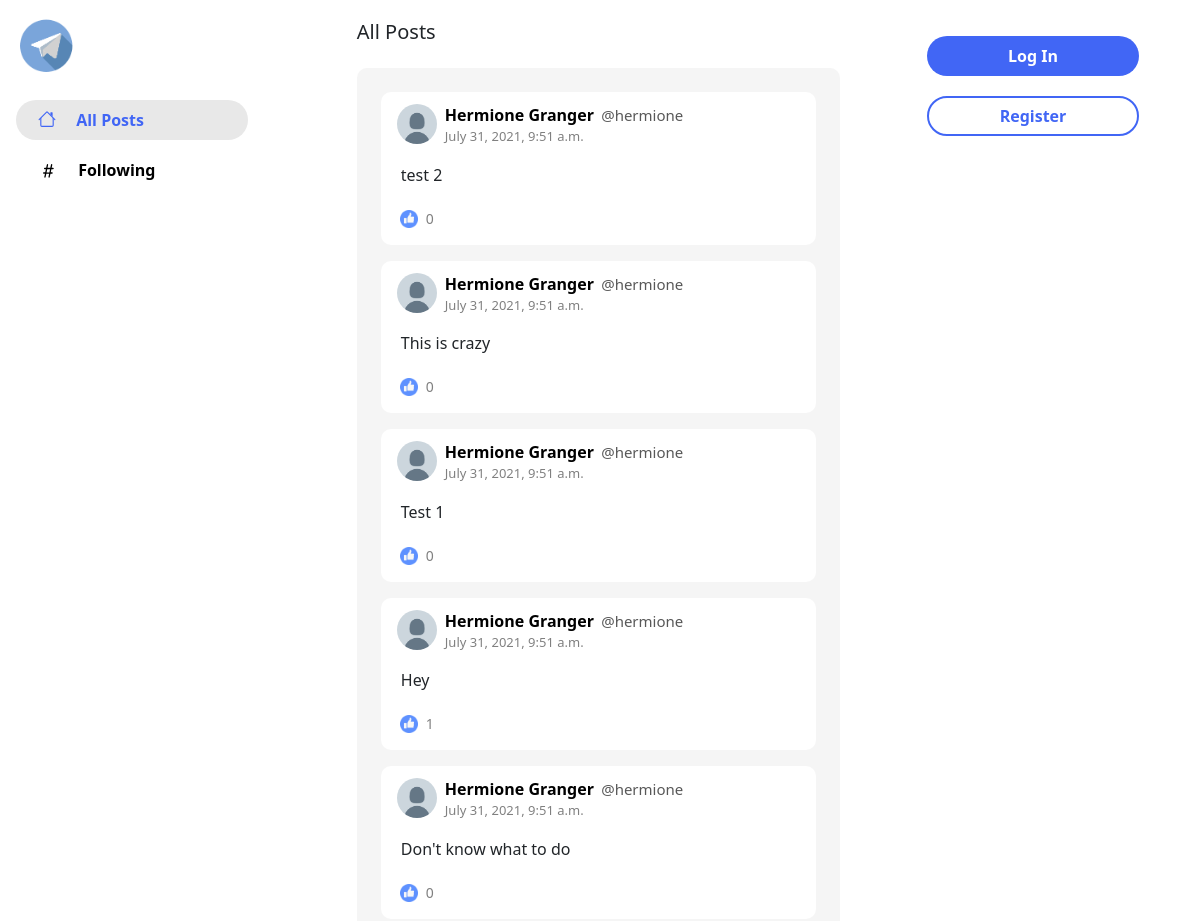
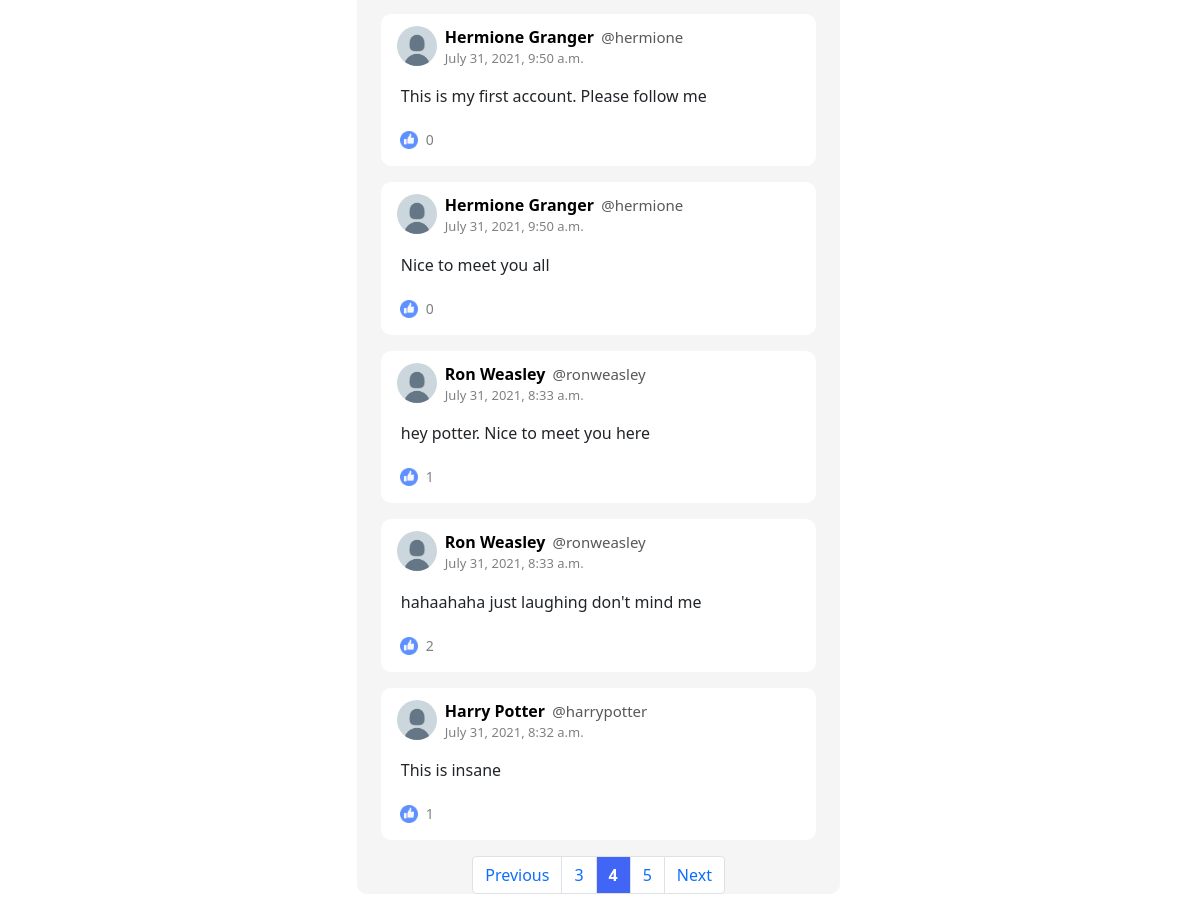
/?page=4, run on the app's committed database (2 pictures, top to bottom).
### network/models.py (models this page shows, shortened)
class Post(models.Model):
    creator = models.ForeignKey("User", on_delete=models.CASCADE, related_name="post")
    content = models.TextField(blank=True)
    timestamp = models.DateTimeField(auto_now_add=True)
    likes = models.ManyToManyField("User", related_name="post_liked", blank=True)

class User(AbstractUser):
    pass

### network/views.py (the view)
# urls.py: path("", views.index, name="index"),
def index(request):
    page_title = "All Posts"
    everyPost = Post.objects.all()
    posts = everyPost.order_by("-timestamp")
    paginator = Paginator(posts, 10)
    page_number = request.GET.get('page')
    page_obj = paginator.get_page(page_number)
    paginator_maxRange = 3
    if paginator.num_pages >= paginator_maxRange:
        if page_obj.number == 1:
            page_range = range(page_obj.number, page_obj.number + paginator_maxRange)
        elif page_obj.number == paginator.num_pages:
            lastPage_range = paginator.num_pages + 1
            page_range = range(lastPage_range - paginator_maxRange, lastPage_range)
        else:
            page_range = range(page_obj.number - 1, page_obj.number + 2)
    elif 0 < paginator.num_pages < paginator_maxRange:
        page_range = range(1, paginator.num_pages + 1)
    return render(request, "network/index.html", {
        "posts": page_obj,
        "page_title": page_title,
        "allPosts_view": True,
        "page_range": page_range,
    })

### network/templates/network/index.html (shortened to what this page needs)
{% extends "network/layout.html" %}
{% load static %}
{% block body %}
    <div id="page-header">
        <h5 class="mt-1 mb-4">{{ page_title }}</h5>
    </div>
    {% if not message %}
    <div id="page-body" class="my-4 px-4 py-2 page-body-style">
        {% for post in posts %}
            <div id="post-id{{ post.id }}" class="post_content w-100 my-3 px-3">
                <div class="d-flex flex-row">
                    <img class="post-icon me-2" src="{% static 'network/Default_User_Icon.png' %}" onerror="this.src='/static/network/Default_User_Icon.png';" alt=".."/>
                    <div class="post-info">
                        <span class="post-person"><a class="person-link" href="{% url 'userProfile' name=post.creator %}">{{ post.creator.first_name }} {{ post.creator.last_name }}</a></span>
                        <span class="post-username">@{{ post.creator }}</span>
                        <p class="post-time">{{ post.timestamp }}</p>
                    </div>
                </div>
                <div id="post-content-id{{ post.id }}">
                    <p id="post-content-body-id{{ post.id }}" class="post-body my-0 mx-1">{{ post.content }}</p>
                </div>
                <div id="no-of-likes-id{{ post.id }}" class="d-flex flex-row mt-2">
                    <img class="like-icon" src="{% static 'network/Like.png' %}" onerror="this.src='/static/network/Like.png';" alt=".."/>
                    <p class="no_of_likes">{{ post.likes.all.count }}</p>
                </div>
            </div>
        {% endfor %}
        <div class="d-flex justify-content-center">
            <nav aria-label="Page navigation example">
                <ul id="pagination_range" class="pagination" value="{{ posts.number }}">
                {% if allPosts_view %}
                    {% if posts.has_previous %}
                        <li class="page-item"><a class="page-link" href="?page={{ posts.previous_page_number }}">Previous</a></li>
                    {% endif %}
                    {% for no_page in page_range %}
                        <li class="page-item"><a id="page-{{ no_page }}" class="page-link" href="?page={{ no_page }}">{{ no_page }}</a></li>
                    {% endfor %}
                    {% if posts.has_next %}
                        <li class="page-item"><a class="page-link" href="?page={{ posts.next_page_number }}">Next</a></li>
                    {% endif %}
                {% endif %}
                </ul>
            </nav>
        </div>
    </div>
    {% endif %}
{% endblock %}

### network/static/network/styles.css (style rules this page uses)
html, body { height: 100%; width: 100%; }
.page-body-style { display: block; border-radius: 10px; background-color: #F5F5F5; overflow-y: scroll; height: 85vh; }
.post_content { background-color: white; border-radius: 10px; }
.post-icon { height: 40px; width: 40px; border-radius: 50%; margin-top: 12px; }
.post-person { font-weight: bold; font-size: 16px; }
.person-link, .person-link:hover { color: black; text-decoration: none; }
.post-username { color: #585858; font-size: 15px; margin-left: 3px; }
.post-time { color: #808080; font-size: 13px; }
.post-info { display: block; margin-top: 11px; }
.post-body { display: block; width: 100%; word-wrap: break-word; padding-right: 10px; }
.like-icon { height: 18px; width: 18px; margin-top: 15px; margin-left: 3px; }
.no_of_likes { margin-top: 13px; margin-left: 8px; color: grey; font-size: 14px; }

### data on the page
Post: creator.first_name "Hermione", creator.last_name "Granger", creator "hermione", timestamp "July 31, 2021, 9:51 a.m.", content "test 2", likes.all.count "0"
Post: creator.first_name "Hermione", creator.last_name "Granger", creator "hermione", timestamp "July 31, 2021, 9:51 a.m.", content "This is crazy", likes.all.count "0"
Post: creator.first_name "Hermione", creator.last_name "Granger", creator "hermione", timestamp "July 31, 2021, 9:51 a.m.", content "Test 1", likes.all.count "0"
Post: creator.first_name "Hermione", creator.last_name "Granger", creator "hermione", timestamp "July 31, 2021, 9:51 a.m.", content "Hey", likes.all.count "1"
Post: creator.first_name "Hermione", creator.last_name "Granger", creator "hermione", timestamp "July 31, 2021, 9:51 a.m.", content "Don't know what to do", likes.all.count "0"
Post: creator.first_name "Hermione", creator.last_name "Granger", creator "hermione", timestamp "July 31, 2021, 9:50 a.m.", content "This is my first account. Please follow me", likes.all.count "0"
Post: creator.first_name "Hermione", creator.last_name "Granger", creator "hermione", timestamp "July 31, 2021, 9:50 a.m.", content "Nice to meet you all", likes.all.count "0"
Post: creator.first_name "Ron", creator.last_name "Weasley", creator "ronweasley", timestamp "July 31, 2021, 8:33 a.m.", content "hey potter. Nice to meet you here", likes.all.count "1"
Post: creator.first_name "Ron", creator.last_name "Weasley", creator "ronweasley", timestamp "July 31, 2021, 8:33 a.m.", content "hahaahaha just laughing don't mind me", likes.all.count "2"
Post: creator.first_name "Harry", creator.last_name "Potter", creator "harrypotter", timestamp "July 31, 2021, 8:32 a.m.", content "This is insane", likes.all.count "1"

### other printed values
{{ page_title }} "All Posts"
{{ no_page }} "3" "4" "5"
